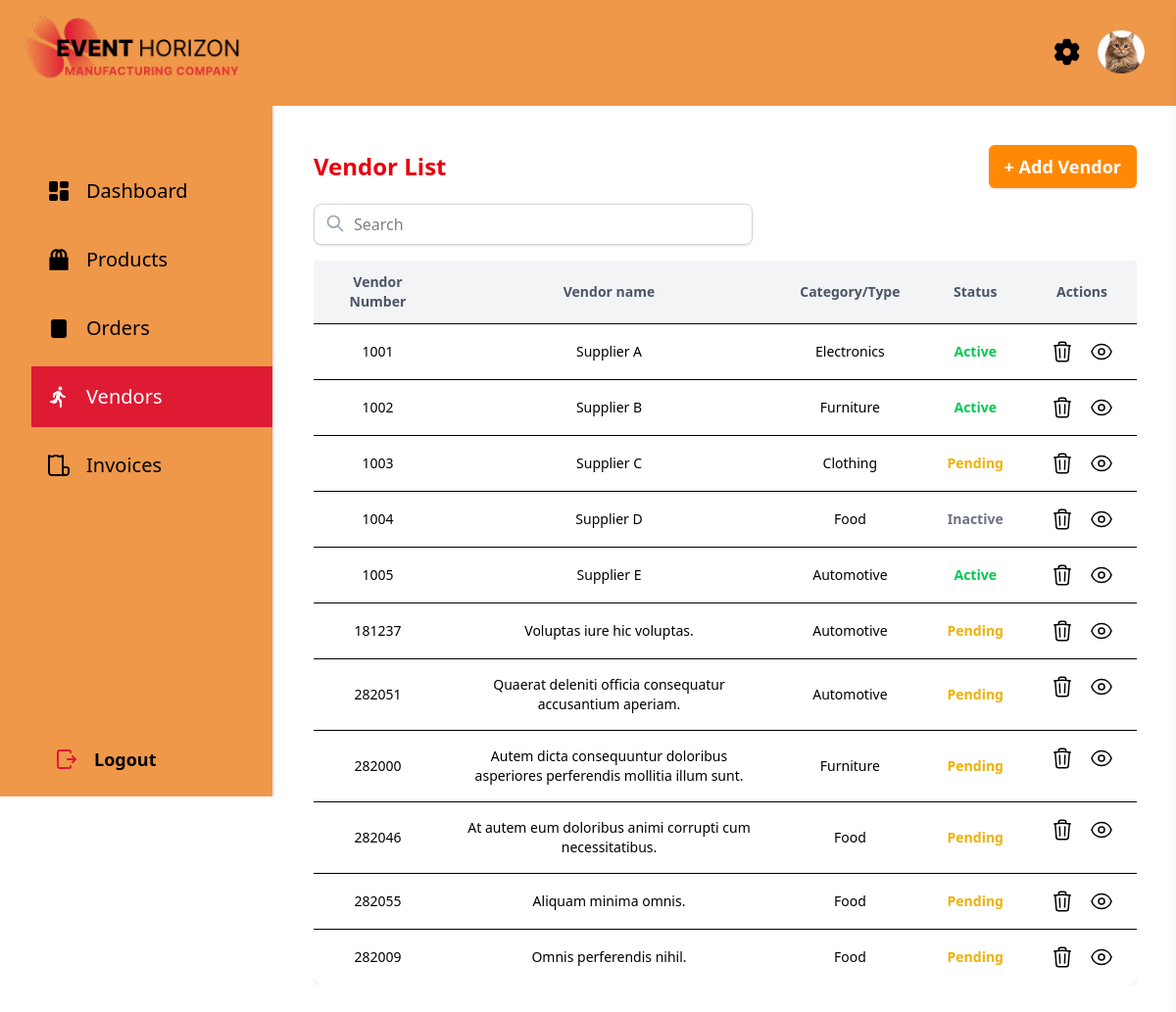
/router/main.php?module=vendors (signed in), run on an earlier commit of the app's database.
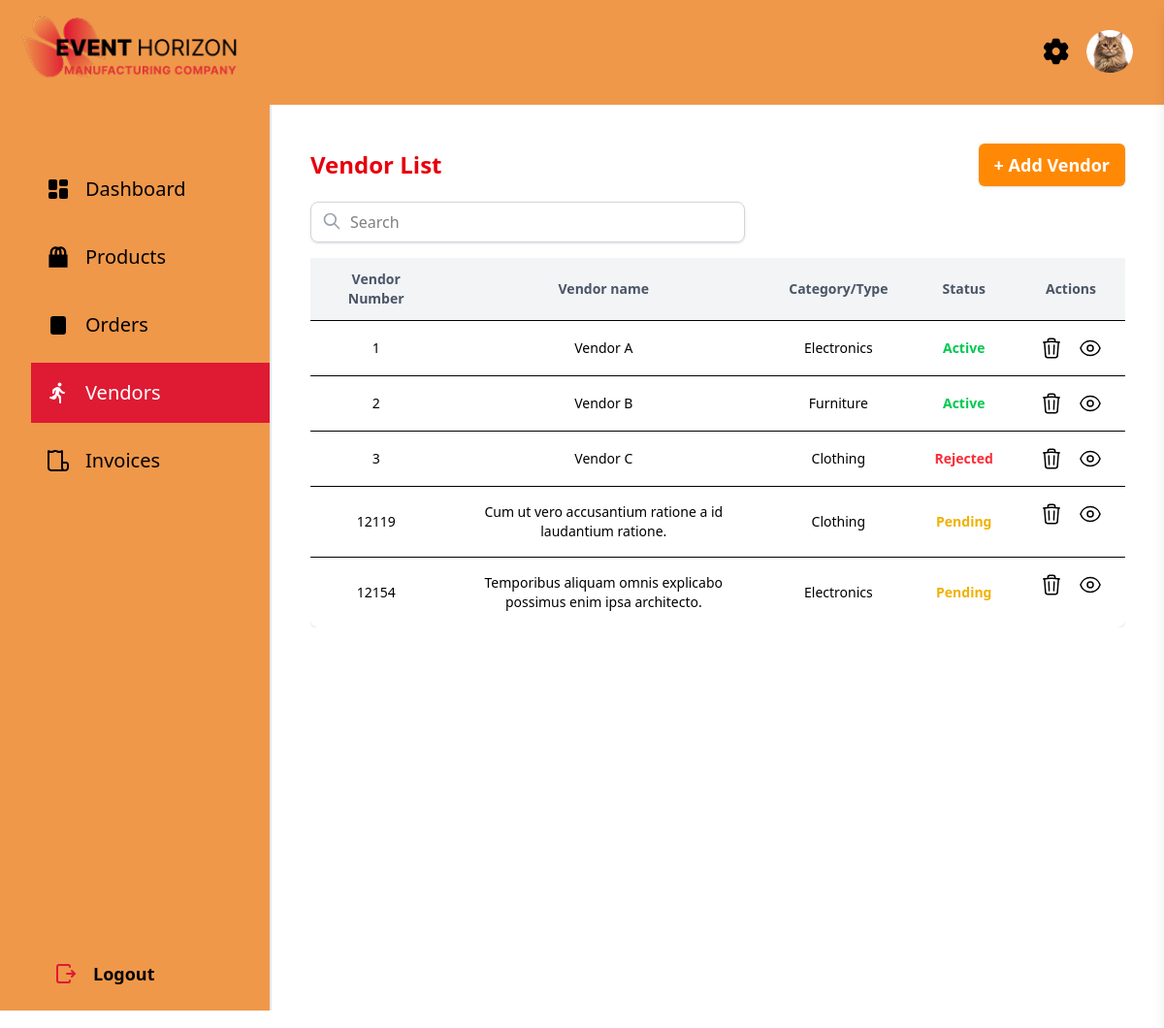
And on a later commit of the database.
### tables this page shows
CREATE TABLE `vendors` (
  `vendor_number` int(11) NOT NULL,
  `vendor_name` varchar(255) NOT NULL,
  `vendor_description` text DEFAULT NULL,
  `category_id` int(11) DEFAULT NULL,
  `status` enum('active','pending','rejected','inactive') DEFAULT 'pending',
  `contact_person` varchar(255) DEFAULT NULL,
  `phone_number` varchar(50) DEFAULT NULL,
  `email` varchar(100) DEFAULT NULL,
  `address` text DEFAULT NULL,
  `tax_id` varchar(50) DEFAULT NULL,
  `payment_terms` varchar(50) DEFAULT NULL,
  `supporting_info` varchar(255) DEFAULT NULL,
  `created_at` timestamp NOT NULL DEFAULT current_timestamp(),
  `updated_at` timestamp NOT NULL DEFAULT current_timestamp() ON UPDATE current_timestamp()
);

CREATE TABLE `vendor_categories` (
  `category_id` int(11) NOT NULL,
  `category_name` varchar(100) NOT NULL
);

### router/main.php (called while the page is built, shortened)
<?php
$module = $_GET['module'] ?? 'dashboard';
$content = "../views/{$module}.php";
include('../layout.php');
?>

### tables/VendorTable.php (the view, shortened to what this page needs)
<div class="overflow-y-auto max-h-[65vh] custom-scrollbar">
    <table id="productTable" class="min-w-full bg-white rounded-lg shadow">
        <thead class="bg-gray-100 sticky top-0 ">
            <tr class="text-center text-sm text-gray-600">
                <th class="px-6 py-3 text-center">Vendor Number</th>
                <th class="px-6 py-3 text-center">Vendor name</th>
                <th class="px-6 py-3 text-center">Category/Type</th>
                <th class="px-6 py-3 text-center">Status</th>
                <th class="px-6 py-3 text-center">Actions</th>
            </tr>
        </thead>
        <tbody>
            <?php if (!empty($addvendors)): ?>
                <?php foreach ($addvendors as $vendor): ?>
                    <tr class="border-t text-sm text-center">
                        <td class="px-6 py-4"><?php echo htmlspecialchars($vendor['vendor_number']); ?></td>
                        <td class="px-6 py-4"><?php echo htmlspecialchars($vendor['vendor_name']); ?></td>
                        <td class="px-6 py-4"><?php echo htmlspecialchars($vendor['category_name']); ?></td>
                        <td class="px-6 py-4">
                            <?php
                            $status = htmlspecialchars($vendor['status']);
                            if ($status == 'active') {
                                echo '<span class="text-green-500 font-semibold">Active</span>';
                            } elseif ($status == 'rejected') {
                                echo '<span class="text-red-500 font-semibold">Rejected</span>';
                            } else if ($status == 'pending') {
                                echo '<span class="text-yellow-500 font-semibold">Pending</span>';
                            } else {
                                echo '<span class="text-gray-500 font-semibold">Inactive</span>';
                            }
                            ?>
                        </td>
                        <td class="px-6 py-4 flex items-center justify-center space-x-4">
                            <a href="editProduct.php?id=<?php echo $vendor['vendor_number']; ?>" class="text-yellow-500 hover:scale-110">
                            </a>
                            <a href="viewProduct.php?id=<?php echo $vendor['vendor_number']; ?>" class="text-red-500 hover:scale-110">
                            </a>
                        </td>
                    </tr>
                <?php endforeach; ?>
            <?php else: ?>
                <tr>
                    <td colspan="6" class="text-center py-4">No vendors found.</td>
                </tr>
            <?php endif; ?>
        </tbody>
    </table>
</div>

### layout.php (shortened to what this page needs)
<!DOCTYPE html>
<html lang="en">
<head>
    <link rel="stylesheet" href="../output.css">
    <link rel="stylesheet" href="https://cdn.jsdelivr.net/npm/toastify-js/src/toastify.min.css" />
    <link rel="stylesheet" href="../styles/custom-scrollbar.css">
</head>
<body>
    <?php include('components/headerComponent.php'); ?>
    <div class="flex">
        <?php include('components/sidebarComponent.php'); ?>
        <main class="flex-1 p-4">
            <?php
            if (isset($content) && file_exists($content)) {
                include($content);
            } else {
                echo '<p>Content not found.</p>';
            }
            ?>
        </main>
    </div>
</body>
</html>

### components/headerComponent.php (shortened to what this page needs)
<header class="flex w-full items-center justify-between border-b-2 border-[#EF984A] bg-[#EF984A] p-4  pr-8">
    <div class="flex flex-row  ">
        <img src="../images/lasst.png" class="w-[230px] h-auto" alt="logo" />
    </div>
    <div class="flex flex-row space-x-4 items-center">
        <div>
        </div>
        <button type="button" @click="profileOpen = !profileOpen" @click.outside="profileOpen = false"
            class="h-12 w-12 overflow-hidden rounded-full">
            <img src="../images/pussyProfile.png" alt="plchldr.co" />
        </button>
    </div>
</header>

### components/sidebarComponent.php (shortened to what this page needs)
<aside class="flex flex-col justify-between w-70 border-r-2 border-gray-200 bg-[#EF984A] pl-8 pt-10" style="height: 88.1vh">
    <div class="space-y-2 pt-4">
        <a href="../router/main.php?module=dashboard" class="flex items-center space-x-2 p-4 hover:bg-[#E57785] <?php echo ($module === 'dashboard') ? 'bg-[#DF1A33] text-white' : 'text-[#000000]'; ?>">
            <span class="ml-2 text-[20px]">Dashboard</span>
        </a>
        <a href="../router/main.php?module=products" class="flex items-center space-x-2 p-4 hover:bg-[#E57785] <?php echo ($module === 'products') ? 'bg-[#DF1A33] text-white' : 'text-[#000000]'; ?>">
            <svg class="w-6 h-6" viewBox="0 0 20 20" xmlns="http://www.w3.org/2000/svg" fill="<?php echo ($module === 'products') ? 'white' : '#000000'; ?>">
                <path d="M17 8h1v11H2V8h1V6c0-2.76 2.24-5 5-5 .71 0 1.39.15 2 .42.61-.27 1.29-.42 2-.42 2.76 0 5 2.24 5 5v2zM5 6v2h2V6c0-1.13.39-2.16 1.02-3H8C6.35 3 5 4.35 5 6zm10 2V6c0-1.65-1.35-3-3-3h-.02c.63.84 1.02 1.87 1.02 3v2h2zm-5-4.22C9.39 4.33 9 5.12 9 6v2h2V6c0-.88-.39-1.67-1-2.22z"></path>
            </svg>
            <span class="ml-2 text-[20px]">Products</span>
        </a>
        <a href="../router/main.php?module=orders" class="flex items-center space-x-2 p-4 hover:bg-[#E57785] <?php echo ($module === 'orders') ? 'bg-[#DF1A33] text-white' : 'text-[#000000]'; ?>">
            <svg class="w-6 h-6" viewBox="0 0 24 24" xmlns="http://www.w3.org/2000/svg" fill="<?php echo ($module === 'orders') ? 'white' : '#000000'; ?>">
                <rect x="5" y="4" width="14" height="17" rx="2" stroke="<?php echo ($module === 'orders') ? 'white' : '#000000'; ?>" stroke-width="2"></rect>
                <path d="M9 9H15" stroke="<?php echo ($module === 'orders') ? 'white' : '#000000'; ?>" stroke-width="2" stroke-linecap="round"></path>
                <path d="M9 13H15" stroke="<?php echo ($module === 'orders') ? 'white' : '#000000'; ?>" stroke-width="2" stroke-linecap="round"></path>
                <path d="M9 17H13" stroke="<?php echo ($module === 'orders') ? 'white' : '#000000'; ?>" stroke-width="2" stroke-linecap="round"></path>
            </svg>
            <span class="ml-2 text-[20px]">Orders</span>
        </a>
        <a href="../router/main.php?module=vendors" class="flex items-center space-x-2 p-4 hover:bg-[#E57785] <?php echo ($module === 'vendors') ? 'bg-[#DF1A33] text-white' : 'text-[#000000]'; ?>">
            <svg class="w-6 h-6" viewBox="0 0 24 24" xmlns="http://www.w3.org/2000/svg" fill="<?php echo ($module === 'vendors') ? 'white' : '#000000'; ?>">
                <path d="M14 22V16.9612C14 16.3537 13.7238 15.7791 13.2494 15.3995L11.5 14M11.5 14L13 7.5M11.5 14L10 13M13 7.5L11 7M13 7.5L15.0426 10.7681C15.3345 11.2352 15.8062 11.5612 16.3463 11.6693L18 12M10 13L11 7M10 13L9.40011 16.2994C9.18673 17.473 8.00015 18.2 6.85767 17.8573L4 17M11 7L8.10557 8.44721C7.428 8.786 7 9.47852 7 10.2361V12M14.5 3.5C14.5 4.05228 14.0523 4.5 13.5 4.5C12.9477 4.5 12.5 4.05228 12.5 3.5C12.5 2.94772 12.9477 2.5 13.5 2.5C14.0523 2.5 14.5 2.94772 14.5 3.5Z" stroke="<?php echo ($module === 'vendors') ? 'white' : '#000000'; ?>" stroke-width="2" stroke-linecap="round" stroke-linejoin="round"></path>
            </svg>
            <span class="ml-2 text-[20px]">Vendors</span>
        </a>
        <a href="../router/main.php?module=invoices" class="flex items-center space-x-2 p-4 hover:bg-[#E57785] <?php echo ($module === 'invoices') ? 'bg-[#DF1A33] text-white' : 'text-[#000000]'; ?>">
            <svg class="w-6 h-6" viewBox="0 0 24 24" fill="none" xmlns="http://www.w3.org/2000/svg" fill="<?php echo ($module === 'invoices') ? 'white' : '#000000'; ?>">
                <path fill-rule="evenodd" clip-rule="evenodd" d="M6.55281 1.60553C7.10941 1.32725 7.77344 1 9 1C10.2265 1 10.8906 1.32722 11.4472 1.6055L11.4631 1.61347C11.8987 1.83131 12.2359 1.99991 13 1.99993C14.2371 1.99998 14.9698 1.53871 15.2141 1.35512C15.5944 1.06932 16.0437 1.09342 16.3539 1.2369C16.6681 1.38223 17 1.72899 17 2.24148L17 13H20C21.6562 13 23 14.3415 23 15.999V19C23 19.925 22.7659 20.6852 22.3633 21.2891C21.9649 21.8867 21.4408 22.2726 20.9472 22.5194C20.4575 22.7643 19.9799 22.8817 19.6331 22.9395C19.4249 22.9742 19.2116 23.0004 19 23H5C4.07502 23 3.3148 22.7659 2.71092 22.3633C2.11331 21.9649 1.72739 21.4408 1.48057 20.9472C1.23572 20.4575 1.11827 19.9799 1.06048 19.6332C1.03119 19.4574 1.01616 19.3088 1.0084 19.2002C1.00194 19.1097 1.00003 19.0561 1 19V2.24146C1 1.72899 1.33184 1.38223 1.64606 1.2369C1.95628 1.09341 2.40561 1.06931 2.78589 1.35509C3.03019 1.53868 3.76289 1.99993 5 1.99993C5.76415 1.99993 6.10128 1.83134 6.53688 1.6135L6.55281 1.60553ZM3.00332 19L3 3.68371C3.54018 3.86577 4.20732 3.99993 5 3.99993C6.22656 3.99993 6.89059 3.67269 7.44719 3.39441L7.46312 3.38644C7.89872 3.1686 8.23585 3 9 3C9.76417 3 10.1013 3.16859 10.5369 3.38643L10.5528 3.39439C11.1094 3.67266 11.7734 3.9999 13 3.99993C13.7927 3.99996 14.4598 3.86581 15 3.68373V19C15 19.783 15.1678 20.448 15.4635 21H5C4.42498 21 4.0602 20.8591 3.82033 20.6992C3.57419 20.5351 3.39761 20.3092 3.26943 20.0528C3.13928 19.7925 3.06923 19.5201 3.03327 19.3044C3.01637 19.2029 3.00612 19.1024 3.00332 19ZM19.3044 20.9667C19.5201 20.9308 19.7925 20.8607 20.0528 20.7306C20.3092 20.6024 20.5351 20.4258 20.6992 20.1797C20.8591 19.9398 21 19.575 21 19V15.999C21 15.4474 20.5529 15 20 15H17L17 19C17 19.575 17.1409 19.9398 17.3008 20.1797C17.4649 20.4258 17.6908 20.6024 17.9472 20.7306C18.2075 20.8607 18.4799 20.9308 18.6957 20.9667C18.8012 20.9843 18.8869 20.9927 18.9423 20.9967C19.0629 21.0053 19.1857 20.9865 19.3044 20.9667Z" fill="<?php echo ($module === 'invoices') ? 'white' : '#000000'; ?>"></path>
            </svg>
            <span class="ml-2 text-[20px]">Invoices</span>
        </a>
    </div>
    <div class="pb-6">
        <button type="button" class="flex ml-6 items-center space-x-2 font-semibold hover:text-red-300" id="logoutButton" onclick="window.location.href='../auth/logout.php'">
            <span class="ml-2 text-[18px]">Logout</span>
        </button>
    </div>
</aside>

### views/vendors.php (shortened to what this page needs)
<?php
include('../database/connection.php');
$query = "SELECT v.vendor_number, v.vendor_name, vc.category_name, v.status, v.contact_person, v.phone_number, v.email, v.address, v.created_at, v.updated_at
          FROM vendors v
          LEFT JOIN vendor_categories vc ON v.category_id = vc.category_id";
$result = $conn->query($query);
$addvendors = $result->fetch_all(MYSQLI_ASSOC);
?>
<div class="p-6">
    <div class="flex justify-between items-center mb-4">
        <h1 class="text-[24px] font-bold text-red-600">Vendor List</h1>
        <button id="addVendorBtn" class="flex items-center px-4 py-2 bg-orange-400 text-white font-semibold rounded-md shadow hover:scale-105 transition">
            <span class="text-lg font-bold">+ Add Vendor</span>
        </button>
    </div>
    <div class="flex items-center mb-4">
        <div class="relative w-full max-w-md">
            <input type="text" id="searchInput" placeholder="Search" class="w-full pl-10 pr-4 py-2 border border-gray-300 rounded-lg shadow-sm focus:outline-none focus:ring-2 focus:ring-orange-300">
            <svg class="absolute left-3 top-2.5 w-5 h-5 text-gray-400" fill="none" stroke="currentColor" stroke-width="2" viewBox="0 0 24 24">
                <path stroke-linecap="round" stroke-linejoin="round" d="M21 21l-6-6m2-5a7 7 0 11-14 0 7 7 0 0114 0z" />
            </svg>
        </div>
    </div>
    <div class="overflow-x-auto">
        <?php include('../tables/VendorTable.php') ?>
    </div>
</div>

### styles/custom-scrollbar.css (style rules this page uses)
.custom-scrollbar { scrollbar-width: none !important; }

What changed in the data, as far as the page shows it:
removed vendors: vendor_number "1001", vendor_name "Supplier A", vendor_categories.category_name "Electronics", status "Active"
removed vendors: vendor_number "1002", vendor_name "Supplier B", vendor_categories.category_name "Furniture", status "Active"
removed vendors: vendor_number "1003", vendor_name "Supplier C", vendor_categories.category_name "Clothing", status "Pending"
removed vendors: vendor_number "1004", vendor_name "Supplier D", vendor_categories.category_name "Food", status "Inactive"
removed vendors: vendor_number "1005", vendor_name "Supplier E", vendor_categories.category_name "Automotive", status "Active"
removed vendors: vendor_number "181237", vendor_name "Voluptas iure hic voluptas.", vendor_categories.category_name "Automotive", status "Pending"
removed vendors: vendor_number "282051", vendor_name "Quaerat deleniti officia consequatur accusantium aperiam.", vendor_categories.category_name "Automotive", status "Pending"
removed vendors: vendor_number "282000", vendor_name "Autem dicta consequuntur doloribus asperiores perferendis mollitia illum sunt.", vendor_categories.category_name "Furniture", status "Pending"
removed vendors: vendor_number "282046", vendor_name "At autem eum doloribus animi corrupti cum necessitatibus.", vendor_categories.category_name "Food", status "Pending"
removed vendors: vendor_number "282055", vendor_name "Aliquam minima omnis.", vendor_categories.category_name "Food", status "Pending"
removed vendors: vendor_number "282009", vendor_name "Omnis perferendis nihil.", vendor_categories.category_name "Food", status "Pending"
added vendors: vendor_number "1", vendor_name "Vendor A", vendor_categories.category_name "Electronics", status "Active"
added vendors: vendor_number "2", vendor_name "Vendor B", vendor_categories.category_name "Furniture", status "Active"
added vendors: vendor_number "3", vendor_name "Vendor C", vendor_categories.category_name "Clothing", status "Rejected"
added vendors: vendor_number "12119", vendor_name "Cum ut vero accusantium ratione a id laudantium ratione.", vendor_categories.category_name "Clothing", status "Pending"
added vendors: vendor_number "12154", vendor_name "Temporibus aliquam omnis explicabo possimus enim ipsa architecto.", vendor_categories.category_name "Electronics", status "Pending"
